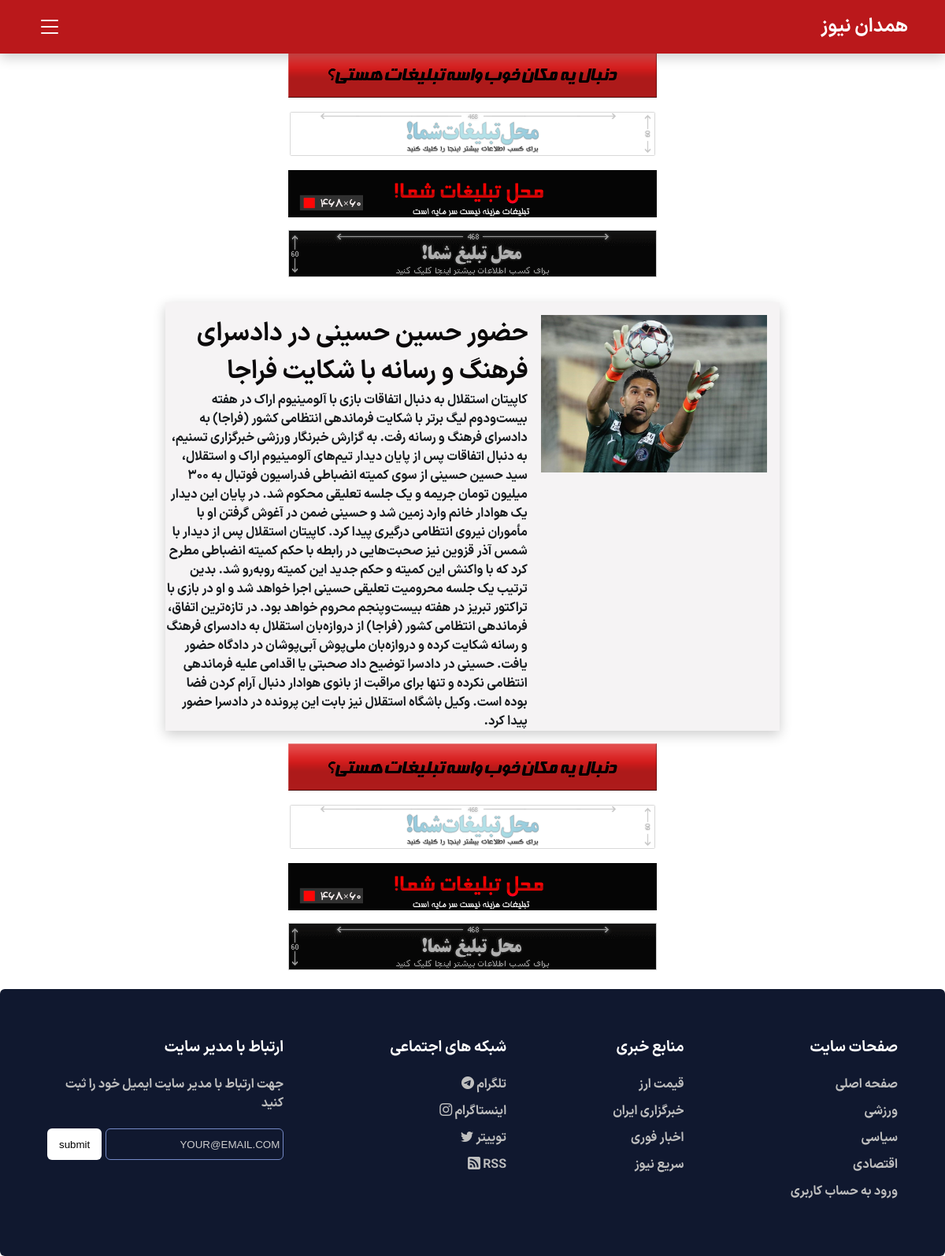
Page /news-sport.php?postid=11 on the committed database.
### tables this page shows
CREATE TABLE `sport` (
  `id` int(11) NOT NULL,
  `title` varchar(200) NOT NULL,
  `image` varchar(200) NOT NULL,
  `content` text NOT NULL,
  `Category` varchar(20) NOT NULL
);

### news-sport.php (the view, shortened to what this page needs)
<html lang="fa">
<head>
  <link rel="stylesheet" href="Style/Style.css" />
  <link rel="stylesheet" href="style/bootstrap-icons.css" />
</head>
<body>
  <div class="all-screen">
    <nav class="navbar">
      <div class="navbar-center">
        <div class="nav-header">
          <h3>همدان نیوز</h3>
          <button type="button" class="nav-toggle" id="nav-toggle">
            <i class="bi bi-list"></i>
          </button>
        </div>
      </div>
    </nav>
    <div class="break">&nbsp;</div>
    <div class="break">&nbsp;</div>
    <div class="ads">
      <a href="#"><img src="Photo/tab1.gif" alt="" /></a>
      <a href="#"><img src="Photo/tab2.gif" alt="" /></a>
      <a href="#"><img src="Photo/tab3.gif" alt="" /></a>
      <a href="#"><img src="Photo/tab4.gif" alt="" /></a>
    </div>
    <div class="mid news-mid">
      <div class="news-screen">
        <div class="last news-last">
          <?php
          include "panel/config.php";
          ?>
          <?php
          $postid = $_GET['postid'];
          $query = "SELECT * FROM `sport` where `id` =$postid ;";
          $result = mysqli_query($link, $query);
          while ($row = mysqli_fetch_array($result)) {
            ?>
            <img width="200px" src="<?php echo $row['image']; ?>" alt="" class="last-photo news-photo" />
            <div class="l">
              <h2 class="last-titr news-titr">
                <?php echo $row['title']; ?>
              </h2>
              <p class="last-par news-par">
                <?php echo $row['content']; ?>
              </p>
            </div>
          </div>
        <?php } ?>
      </div>
      <div class="ads">
        <a href="#"><img src="Photo/tab1.gif" alt="" /></a>
        <a href="#"><img src="Photo/tab2.gif" alt="" /></a>
        <a href="#"><img src="Photo/tab3.gif" alt="" /></a>
        <a href="#"><img src="Photo/tab4.gif" alt="" /></a>
      </div>
    </div>
    <section class="footer">
      <div class="footer-row">
        <div class="footer-col">
          <h4>صفحات سایت</h4>
          <ul class="links">
            <li><a href="index.php"> صفحه اصلی</a></li>
            <li><a href="sport.php">ورزشی</a></li>
            <li><a href="political.php">سیاسی</a></li>
            <li><a href="Economic.php">اقتصادی</a></li>
            <li><a href="login.php">ورود به حساب کاربری</a></li>
          </ul>
        </div>
        <div class="footer-col">
          <h4>منابع خبری</h4>
          <ul class="links">
            <li><a href="#">قیمت ارز</a></li>
            <li><a href="#">خبرگزاری ایران</a></li>
            <li><a href="#">اخبار فوری</a></li>
            <li><a href="#">سریع نیوز</a></li>
          </ul>
        </div>
        <div class="footer-col">
          <h4>شبکه های اجتماعی</h4>
          <ul class="links">
            <li>
              <a href="#"> تلگرام <i class="bi bi-telegram"></i></a>
            </li>
            <li>
              <a href="#"> اینستاگرام <i class="bi bi-instagram"></i></a>
            </li>
            <li>
              <a href="#">توییتر <i class="bi bi-twitter"></i></a>
            </li>
            <li>
              <a href="#">RSS <i class="bi bi-rss-fill"></i></a>
            </li>
          </ul>
        </div>
        <div class="footer-col">
          <h4>ارتباط با مدیر سایت</h4>
          <p>جهت ارتباط با مدیر سایت ایمیل خود را ثبت کنید</p>
          <form action="#">
            <input type="text" placeholder=" YOUR@EMAIL.COM " required />
            <button type="submit">submit</button>
          </form>
        </div>
      </div>
    </section>
  </div>
</body>

### Style/Style.css (style rules this page uses)
:root { --black: #0b090a; --darkgray: #161a1d; --darkred: #660708; --red: #ba181b; --lightred: #a4161a; --lightred2: #e5383b; --silver: #b1a7a6; --lightsilver: #d3d3d3; --darkwhite: #f5f3f4; --withe: #ffffff; --iransans: "iransans"; --iransans-bold: "iransans-bold"; --transition: all 0.3s linear; --light-shadow: 0 5px 15px rgba(0, 0, 0, 0.1); --dark-shadow: 0 5px 15px rgba(0, 0, 0, 0.2); }
* { padding: 0; margin: 0; box-sizing: border-box; }
body { font-family: var(--iransans-bold); direction: rtl; }
ul { list-style: none; }
a { text-decoration: none; }
h2 { font-size: 2rem; color: #0b090a; }
h3 { font-size: 1.25rem; }
h4 { font-size: 0.875rem; }
p { margin-bottom: 1.25rem; }
@media screen and (min-width: 800px) { h2 { font-size: 2rem; } }
@media screen and (min-width: 800px) { tr, th, h3 { font-size: 1.5rem; } }
@media screen and (min-width: 800px) { h4 { font-size: 0.75rem; } }
@media screen and (min-width: 800px) { body { font-size: 1rem; } }
.navbar { position: fixed; top: 0; right: 0; z-index: 2; background: var(--red); width: 100%; box-shadow: var(--dark-shadow); }
.nav-header { display: flex; justify-content: space-between; align-items: center; padding: 1rem 2rem; }
.navbar-center { width: 100%; max-width: 1170px; margin: 0 auto; }
.nav-header { color: var(--withe); font-size: 1.5rem; }
.nav-toggle { font-size: 2rem; background: transparent; border: none; cursor: pointer; color: var(--withe); }
.ads { margin: 0.5rem 15%; display: flex; width: 100wh; flex-wrap: wrap; justify-content: space-evenly; align-items: center; }
.ads img { margin: 0.5rem 0; }
.mid { justify-content: start; align-items: center; margin-top: 1rem; padding: 0.5rem 0; }
.last { display: flex; align-self: center; border: solid 0.1rem var(--silver); }
.last-titr { display: block; margin-top: 1rem; color: #0b090a; }
.last-photo { justify-content: start; display: flex; width: auto; height: 200px; margin: 1rem; }
a { color: #0b090a; }
.last-par { color: var(--darkgray); margin: 0 1px; max-width: 90%; }
.footer { width: 100%; background: #10182f; border-radius: 6px; }
.footer .footer-row { display: flex; flex-wrap: wrap; justify-content: space-between; gap: 3.5rem; padding: 60px; }
.footer-row .footer-col h4 { color: #fff; font-size: 1.2rem; font-weight: 400; }
.footer-col .links { margin-top: 20px; }
.footer-col .links li { list-style: none; margin-bottom: 10px; }
.footer-col .links li a { text-decoration: none; color: #bfbfbf; }
.footer-col p { margin: 20px 0; color: #bfbfbf; max-width: 300px; }
.footer-col form { display: flex; gap: 5px; }
.footer-col input { height: 40px; border-radius: 6px; background: none; width: 100%; outline: none; border: 1px solid #7489c6; caret-color: #fff; color: #fff; padding-left: 10px; }
.footer-col input::placeholder { color: #ccc; }
.footer-col form button { background: #fff; outline: none; border: none; padding: 10px 15px; border-radius: 6px; cursor: pointer; font-weight: 500; transition: 0.2s ease; }
.news-last { border: none; box-shadow: var(--dark-shadow); background: var(--darkwhite); }
.news-par { max-width: 40rem; }
@media screen and (min-width: 749px) { .news-mid { width: 100%; } }
@media screen and (min-width: 749px) { .news-screen { justify-content: center; align-items: center; } }
@media screen and (min-width: 749px) { .news-last { margin: 0 50%; transform: translate(+50%); width: 65%; max-width: 976px; justify-content: center; border: none; box-shadow: var(--dark-shadow); background: var(--darkwhite); } }

### rows in the picture
sport: image (picture), title "حضور حسین حسینی در دادسرای فرهنگ و رسانه با شکایت فراجا", content "کاپیتان استقلال به دنبال اتفاقات بازی با آلومینیوم اراک در هفته بیست‌ودوم لیگ برتر با شکایت فرماندهی انتظامی کشور (فراجا) به دادسرای فرهنگ و رسانه رفت. به گزارش خبرنگار ورزشی خبرگزاری تسنیم، به دنبال اتفاقات پس از پایان دیدار تیم‌های آلومینیوم اراک و استقلال، سید حسین حسینی از سوی کمیته انضباطی فدراسیون فوتبال به 300 میلیون تومان جریمه و یک جلسه تعلیقی محکوم شد. در پایان این دیدار یک هوادار خانم وارد زمین شد و حسینی ضمن در آغوش گرفتن او با مأموران نیروی انتظامی درگیری پیدا کرد. کاپیتان استقلال پس از دیدار با شمس آذر قزوین نیز صحبت‌هایی در رابطه با حکم کمیته انضباطی مطرح کرد که با واکنش این کمیته و حکم جدید این کمیته روبه‌رو شد. بدین ترتیب یک جلسه محرومیت تعلیقی‌ حسینی اجرا خواهد شد و او در…"
